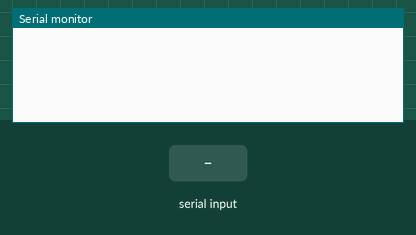
The sketch below on a simulated Arduino Mega 2560, built with avr-gcc and run on an emulated ATmega2560. Parts: the last lines printed to the serial monitor. The inputs (shaded band) are chosen by the test bench.

Above: at 1.3 s.
1.4 s: byte 65 (MOV) received over Serial
At 2.2 s:
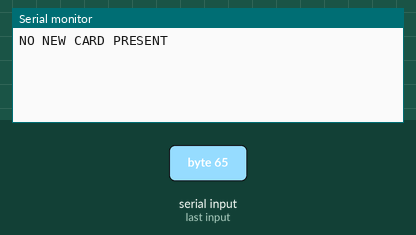
2.9 s: byte 66 (RIGHT) received over Serial
At 3.3 s:
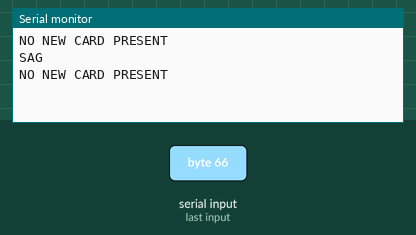
4.4 s: byte 67 (LEFT) received over Serial
At 5.6 s:
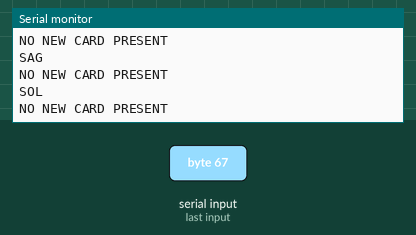
5.9 s: byte 70 (BACK) received over Serial
At 6.8 s:
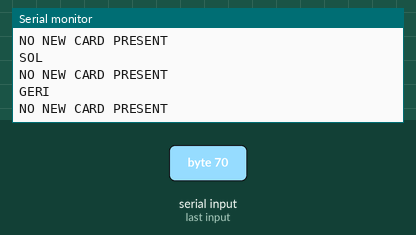

Measured:
- after the input at 1.4 s, the serial monitor: prints a new line at once (image 1)
- after the input at 2.9 s, the serial monitor: prints a new line at once (image 2)
- after the input at 4.4 s, the serial monitor: prints a new line at once (image 3)
- after the input at 5.9 s, the serial monitor: prints a new line at once (image 4)

The sketch:

newAGV.ino
```cpp
#include <SPI.h>
#include <MFRC522.h>

typedef enum AGV_opcode {
    MOV = 'A', RIGHT = 'B', LEFT = 'C', RPT = 'D', BACK = 'F', HALT = 'G'
} AGV_opcode;

struct Pos
{
    bool success;
    String rfid;
};

#define RST_PIN 40 //9
#define SS_PIN 53 //10


MFRC522 mfrc522(SS_PIN, RST_PIN);

void setup() {
    Serial.begin(9600);
    SPI.begin();
    mfrc522.PCD_Init();
    delay(100);
}

void loop() {
    if (Serial.available()) {
        char inst = Serial.read();
        de(inst);
    }
}

void lineFollow(void)
{
  Pos cu_pos= report_pos();
  Serial.println (cu_pos.rfid);
}

void de(char inst) {
  Pos cur_pos;
    switch (inst) {
        case MOV:
            lineFollow();
            break;
        case RIGHT:
            turn_right();
            lineFollow();
            break;
        case LEFT:
            turn_left();
            lineFollow();
            break;
        case BACK:
            turn_back();
            lineFollow();
            break;
        case RPT:
            cur_pos = report_pos();
            Serial.println(cur_pos.rfid);
            break;
        case HALT:
            break;
        default:
            break;
    }
}

static inline void mov() {
    Serial.println("ILERI");
}

static inline void turn_right() {
    Serial.println("SAG");
}

static inline void turn_left() {
    Serial.println("SOL");
}

static inline void turn_back() {
    Serial.println("GERI");
}

static inline Pos report_pos() {
    Pos position;
    position.success = false;
    if (! mfrc522.PICC_IsNewCardPresent()) {
        position.rfid = "NO NEW CARD PRESENT";
        return position;
    }
    if (! mfrc522.PICC_ReadCardSerial()) {

        position.rfid = "COULD NOT READ RFID CARD";
        return position;
    }

    position.success = true;
    for (byte i = 0; i < mfrc522.uid.size; i++) {
        position.rfid += mfrc522.uid.uidByte[i] < 0x10 ? " 0" : " ";
        position.rfid += String(mfrc522.uid.uidByte[i], HEX);
    }
    position.rfid.trim();
    position.rfid.toUpperCase();
    return position;
}

static inline void echo(String inst) {
    Serial.println(inst);
}
```
